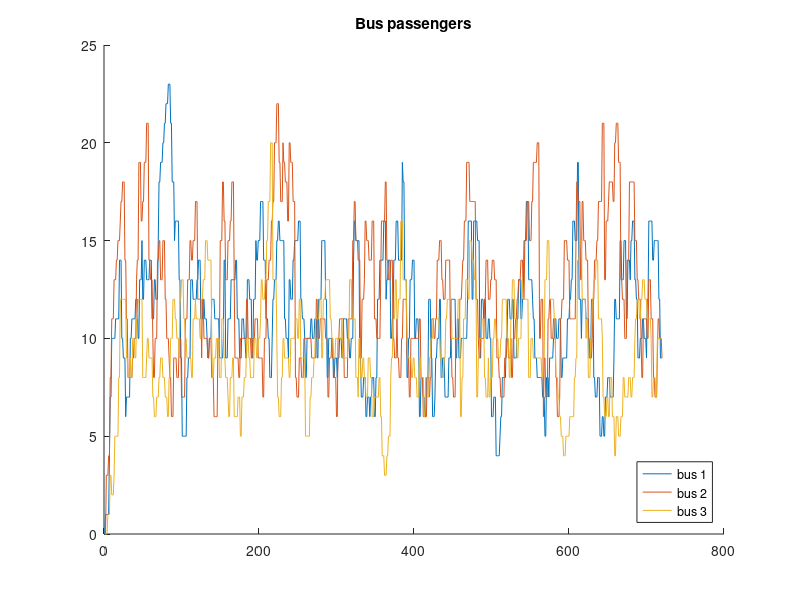
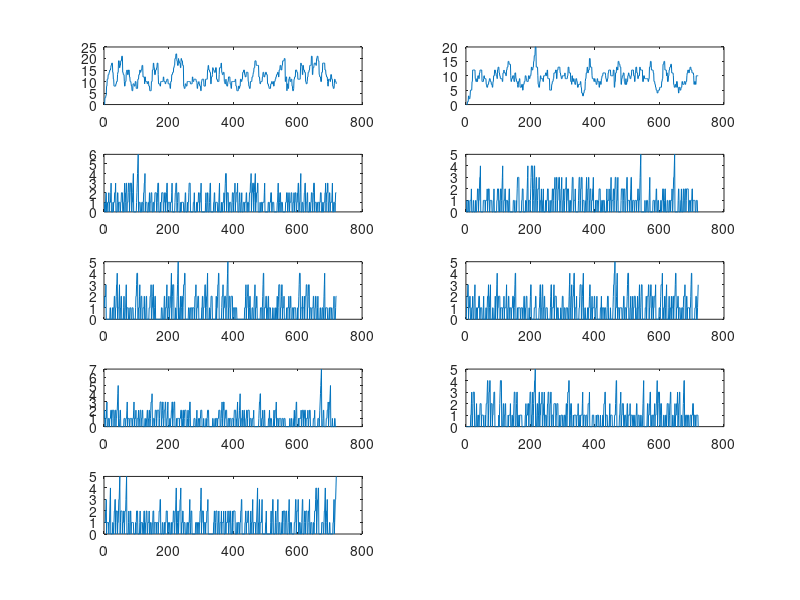

The MATLAB source for these figures, in order:
clc
clear

seed = 14;
rng(seed)
% Initialize parameters
%1.1000000000000000000000000000000000000


% Time between stops
t_stops = [2 4 7 8 10 13 15 17 20]; % Use real data t = mins

% ith element represents the time
% distance between the ith and ith+1
% stop
num_stops = length(t_stops);



%% 1.20000000000000000000000000000000000000000000000
% figure out distribution later on

passenger_queue = cell(1,num_stops);
% Length = Numbers of passengers going to different stops

% Numbers dictate how many stops from starting point
% [BBDCCBCD] in screenshot

%% 1.300000000000000000000000000000000000000000000
% Initialize Bus position
% To be edited

bus_location = [0 7 15]; % Numbers are distance from first stop
num_bus = length(bus_location);


%% 1.400000000000000000000000000000000000000000000
% Initialize Sequence of passengers on busses

bus_passenger = {};
bus_size = 30;

bus_passenger = cell(1,num_bus);


% Each row represents a bus, bus has 10 seats
% Numbers in matrix will be changing in for 1.4

%bus_passenger(1,1:length(passenger_queue_a)) = [passenger_queue_a]
% Same as 1.2



%bus(1,:) == 0

%% 1.5

% Passenger to bus loop

data = cell(num_bus + num_stops + 1, 2);
data{1,1} = "Time";
for bus_graph = 1:num_bus
    data{1+bus_graph,1} = "Bus " + bus_graph;
end

for stop_graph = 1:num_stops
    data{1+bus_graph+stop_graph,1} = "Stop " + stop_graph;
end



% For graphing info, refer to version 12

% Loop
for t = 1:720
    
    
    %Update bus location
    bus_location(1,1) = bus_location(1,1) + 1;
    bus_location(1,2) = bus_location(1,2) + 1;
    bus_location(1,3) = bus_location(1,3) + 1;
    
    
    % bus_loop_true_false, loops if bus location == sum of t_stops
    bus_loop_true_false = bus_location(1,:) == t_stops(end)+1;
    k = find(bus_loop_true_false);
    % k is arbritrary constant
    bus_location(k) = 0;

    bus_loop_true_false = bus_location(1,:) == -1;
    k = find(bus_loop_true_false);
    bus_location(k) = t_stops(end);

    
    
    
    for stop_passenger_generation = 1:num_stops
        TruFals = randi(3);
        
        if TruFals == 1
            passenger_queue{stop_passenger_generation}(end+1) = rem(round(normrnd(5,3))+ stop_passenger_generation,10);
            
            while passenger_queue{stop_passenger_generation}(end) < 1 
                passenger_queue{stop_passenger_generation}(end) = 1;
            end
            
            while passenger_queue{stop_passenger_generation}(end) > num_stops
                passenger_queue{stop_passenger_geneartion}(end) = num_stops;
            end
            
        end
        
    end
    
%%%%%%%%%%%%%%%%%

    
    
    
    
    % when busses arrive to stops
    for bus = 1:num_bus
        
       %Checks one by one bus is at which stop
       for stop = 1:num_stops
          if bus_location(bus) == t_stops(stop)
              
              fprintf("bus %i arrived at stop %i at time %i \n", bus, stop, t);
              %^ Print string to see if code is working
              
              
              % Passengers leave bus
                for j = stop
                    % Finds passengers that get off at stop (index of passenger)
                    arrived_passengers = find(bus_passenger{bus} == j);
                    if isempty(arrived_passengers) == 0
                        bus_passenger{bus}(arrived_passengers) = []; 
                    end
                end
                
                empty_seats = bus_size - length(bus_passenger{bus});
                % Passengers go on bus
                if empty_seats > length(passenger_queue{stop})
                    bus_passenger{bus} = [bus_passenger{bus},passenger_queue{stop}];
                    passenger_queue{stop} = [];
                else
                    % Only people who are first in queue that can fill bus
                    % will get on
                    bus_passenger{bus} = [bus_passenger{bus},passenger_queue{stop}(1:empty_seats)];
                    passenger_queue{stop}(1:empty_seats) = [];
                    
                    
                end
          end
       end           
    end
    
    data{1,2}(end+1) = t;
    for bus_graph = 1:num_bus
        data{1+bus_graph,2}(end+1) = sum(length(find(bus_passenger{bus_graph})));;
    end

    for stop_graph = 1:num_stops
        data{1+bus_graph+stop_graph,2}(end+1) = sum(length(find(passenger_queue{stop_graph})));
    end    
    
   
    
    

end

%%

%% 1.6 
% Graphing
subplot(1,1,1)
    for graph = 2:1+num_bus
        hold on
        plot(data{1,2},data{graph,2});
        bus_data = trapz(data{1,2},data{graph,2});
        
    end
    hold off
    legend({'bus 1', 'bus 2', 'bus 3'},'location','southeast')
    title('Bus passengers')

    
saveas(gcf, ['cw_cw_cw_bus_' num2str(seed) '.png'])

%%
for fig = 1:num_stops
    subplot(5,2,fig)

       plot(data{1,2},data{fig+2,2});
    

end

saveas(gcf, ['cw_cw_cw_stop_' num2str(seed) '.png'])


%% save

save(['cw_cw_cw_' num2str(seed)])

%% Notes
% 1 and -1 for direction
% 1 bus cw
% 1 bus ccw
% 2 bus both cw
% 2 bus both ccw
% 2 bus one cw one ccw
% 3 bus all ccw

% Separate graphs for stops
% Save data into .fig and .mat